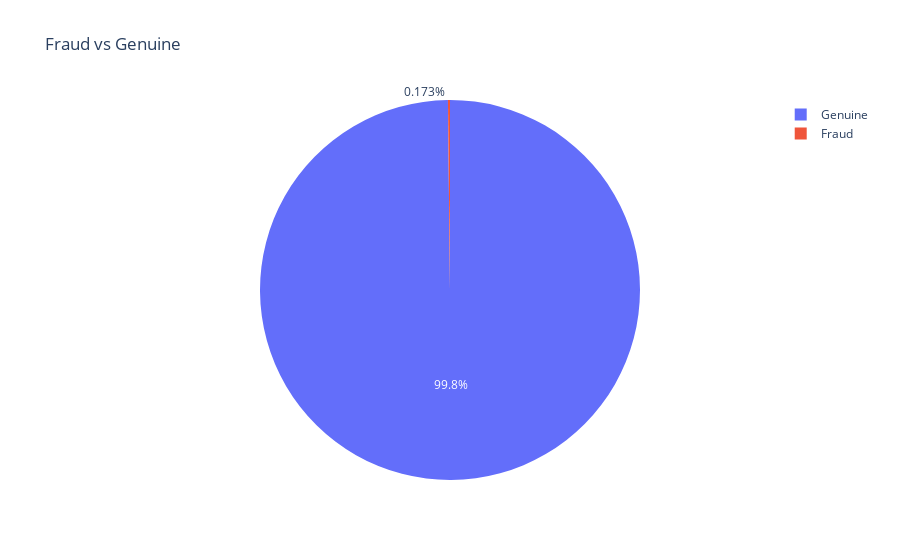

The code cell stored with this chart in its notebook:
### Code cell
labels=["Genuine","Fraud"]

fraud_or_not = df["Class"].value_counts().tolist()
values = [fraud_or_not[0], fraud_or_not[1]]

fig = px.pie(values=df['Class'].value_counts(), names=labels,title="Fraud vs Genuine")
fig.show()

### Figure 1 — Plotly figure (JSON) as saved in the notebook; plotly's stock layout.template omitted (floating-point values rounded to 4 significant figures)
{"data": [{"domain": {"x": [0, 1], "y": [0, 1]}, "hovertemplate": "label=%{label}<br>value=%{value}<extra></extra>", "labels": ["Genuine", "Fraud"], "legendgroup": "", "name": "", "showlegend": true, "type": "pie", "values": [284315, 492]}], "layout": {"legend": {"tracegroupgap": 0}, "title": {"text": "Fraud vs Genuine"}}}
